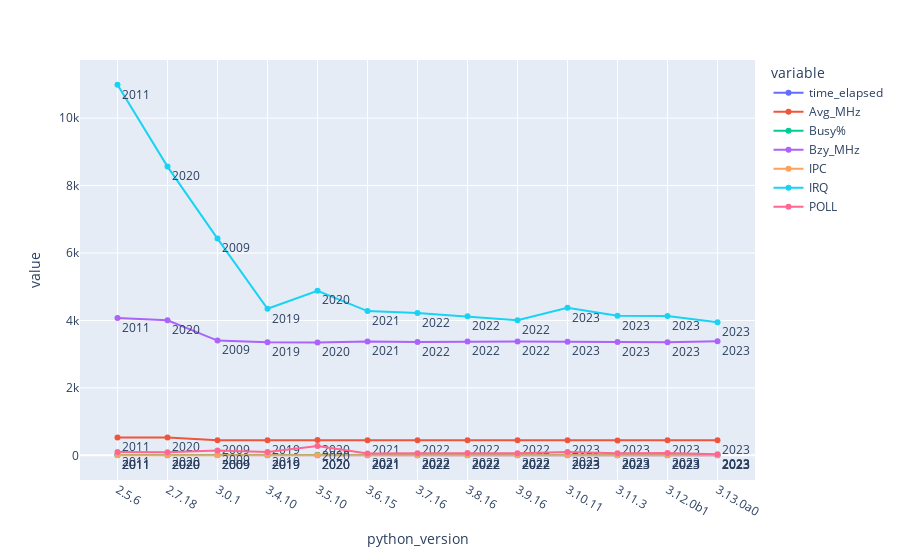

This figure's notebook cell:
### Markdown cell above
### Time elapsed and more parameters through different Python versions

### Code cell
fig = px.line(df, x="python_version", y=["time_elapsed","Avg_MHz","Busy%","Bzy_MHz","IPC","IRQ","POLL"], text=pd.to_datetime(df['release_date']).dt.year)
fig.update_traces(textposition="bottom right")
fig.show()
#plotly.offline.plot(fig, filename='test1.html')

### Figure 1 — Plotly figure (JSON) as saved in the notebook; plotly's stock layout.template omitted (floating-point values rounded to 4 significant figures)
{"data": [{"hovertemplate": "variable=time_elapsed<br>python_version=%{x}<br>value=%{y}<br>text=%{text}<extra></extra>", "legendgroup": "time_elapsed", "line": {"color": "#636efa", "dash": "solid"}, "marker": {"symbol": "circle"}, "mode": "markers+lines+text", "name": "time_elapsed", "orientation": "v", "showlegend": true, "text": [2011, 2020, 2009, 2019, 2020, 2021, 2022, 2022, 2022, 2023, 2023, 2023, 2023], "textposition": "bottom right", "type": "scatter", "x": ["2.5.6", "2.7.18", "3.0.1", "3.4.10", "3.5.10", "3.6.15", "3.7.16", "3.8.16", "3.9.16", "3.10.11", "3.11.3", "3.12.0b1", "3.13.0a0"], "xaxis": "x", "y": [7.419, 4.715, 7.509, 5.555, 5.577, 5.565, 5.542, 5.516, 5.51, 5.554, 5.465, 5.499, 5.461], "yaxis": "y"}, {"hovertemplate": "variable=Avg_MHz<br>python_version=%{x}<br>value=%{y}<br>text=%{text}<extra></extra>", "legendgroup": "Avg_MHz", "line": {"color": "#EF553B", "dash": "solid"}, "marker": {"symbol": "circle"}, "mode": "markers+lines+text", "name": "Avg_MHz", "orientation": "v", "showlegend": true, "text": [2011, 2020, 2009, 2019, 2020, 2021, 2022, 2022, 2022, 2023, 2023, 2023, 2023], "textposition": "bottom right", "type": "scatter", "x": ["2.5.6", "2.7.18", "3.0.1", "3.4.10", "3.5.10", "3.6.15", "3.7.16", "3.8.16", "3.9.16", "3.10.11", "3.11.3", "3.12.0b1", "3.13.0a0"], "xaxis": "x", "y": [528.9, 526.1, 446.3, 445.5, 451.5, 446.7, 443.6, 445.3, 444.2, 447.2, 443.1, 443.9, 444.3], "yaxis": "y"}, {"hovertemplate": "variable=Busy%<br>python_version=%{x}<br>value=%{y}<br>text=%{text}<extra></extra>", "legendgroup": "Busy%", "line": {"color": "#00cc96", "dash": "solid"}, "marker": {"symbol": "circle"}, "mode": "markers+lines+text", "name": "Busy%", "orientation": "v", "showlegend": true, "text": [2011, 2020, 2009, 2019, 2020, 2021, 2022, 2022, 2022, 2023, 2023, 2023, 2023], "textposition": "bottom right", "type": "scatter", "x": ["2.5.6", "2.7.18", "3.0.1", "3.4.10", "3.5.10", "3.6.15", "3.7.16", "3.8.16", "3.9.16", "3.10.11", "3.11.3", "3.12.0b1", "3.13.0a0"], "xaxis": "x", "y": [12.99, 13.14, 13.12, 13.29, 13.52, 13.23, 13.2, 13.18, 13.15, 13.27, 13.2, 13.23, 13.15], "yaxis": "y"}, {"hovertemplate": "variable=Bzy_MHz<br>python_version=%{x}<br>value=%{y}<br>text=%{text}<extra></extra>", "legendgroup": "Bzy_MHz", "line": {"color": "#ab63fa", "dash": "solid"}, "marker": {"symbol": "circle"}, "mode": "markers+lines+text", "name": "Bzy_MHz", "orientation": "v", "showlegend": true, "text": [2011, 2020, 2009, 2019, 2020, 2021, 2022, 2022, 2022, 2023, 2023, 2023, 2023], "textposition": "bottom right", "type": "scatter", "x": ["2.5.6", "2.7.18", "3.0.1", "3.4.10", "3.5.10", "3.6.15", "3.7.16", "3.8.16", "3.9.16", "3.10.11", "3.11.3", "3.12.0b1", "3.13.0a0"], "xaxis": "x", "y": [4070.0, 4004.0, 3402.0, 3354.0, 3348.0, 3377.0, 3360.0, 3377.0, 3379.0, 3371.0, 3358.0, 3356.0, 3379.0], "yaxis": "y"}, {"hovertemplate": "variable=IPC<br>python_version=%{x}<br>value=%{y}<br>text=%{text}<extra></extra>", "legendgroup": "IPC", "line": {"color": "#FFA15A", "dash": "solid"}, "marker": {"symbol": "circle"}, "mode": "markers+lines+text", "name": "IPC", "orientation": "v", "showlegend": true, "text": [2011, 2020, 2009, 2019, 2020, 2021, 2022, 2022, 2022, 2023, 2023, 2023, 2023], "textposition": "bottom right", "type": "scatter", "x": ["2.5.6", "2.7.18", "3.0.1", "3.4.10", "3.5.10", "3.6.15", "3.7.16", "3.8.16", "3.9.16", "3.10.11", "3.11.3", "3.12.0b1", "3.13.0a0"], "xaxis": "x", "y": [2.91, 2.2, 2.76, 2.22, 2.22, 2.21, 2.23, 2.24, 2.24, 2.21, 2.24, 2.23, 2.24], "yaxis": "y"}, {"hovertemplate": "variable=IRQ<br>python_version=%{x}<br>value=%{y}<br>text=%{text}<extra></extra>", "legendgroup": "IRQ", "line": {"color": "#19d3f3", "dash": "solid"}, "marker": {"symbol": "circle"}, "mode": "markers+lines+text", "name": "IRQ", "orientation": "v", "showlegend": true, "text": [2011, 2020, 2009, 2019, 2020, 2021, 2022, 2022, 2022, 2023, 2023, 2023, 2023], "textposition": "bottom right", "type": "scatter", "x": ["2.5.6", "2.7.18", "3.0.1", "3.4.10", "3.5.10", "3.6.15", "3.7.16", "3.8.16", "3.9.16", "3.10.11", "3.11.3", "3.12.0b1", "3.13.0a0"], "xaxis": "x", "y": [10990.0, 8562.0, 6426.0, 4346.0, 4881.0, 4278.0, 4223.0, 4123.0, 4004.0, 4374.0, 4137.0, 4131.0, 3949], "yaxis": "y"}, {"hovertemplate": "variable=POLL<br>python_version=%{x}<br>value=%{y}<br>text=%{text}<extra></extra>", "legendgroup": "POLL", "line": {"color": "#FF6692", "dash": "solid"}, "marker": {"symbol": "circle"}, "mode": "markers+lines+text", "name": "POLL", "orientation": "v", "showlegend": true, "text": [2011, 2020, 2009, 2019, 2020, 2021, 2022, 2022, 2022, 2023, 2023, 2023, 2023], "textposition": "bottom right", "type": "scatter", "x": ["2.5.6", "2.7.18", "3.0.1", "3.4.10", "3.5.10", "3.6.15", "3.7.16", "3.8.16", "3.9.16", "3.10.11", "3.11.3", "3.12.0b1", "3.13.0a0"], "xaxis": "x", "y": [102, 88.2, 145.2, 98.7, 276.6, 50.7, 62.9, 71.4, 60.6, 96.8, 61.3, 65.8, 35.1], "yaxis": "y"}], "layout": {"legend": {"title": {"text": "variable"}, "tracegroupgap": 0}, "margin": {"t": 60}, "xaxis": {"anchor": "y", "domain": [0, 1], "title": {"text": "python_version"}}, "yaxis": {"anchor": "x", "domain": [0, 1], "title": {"text": "value"}}}}
